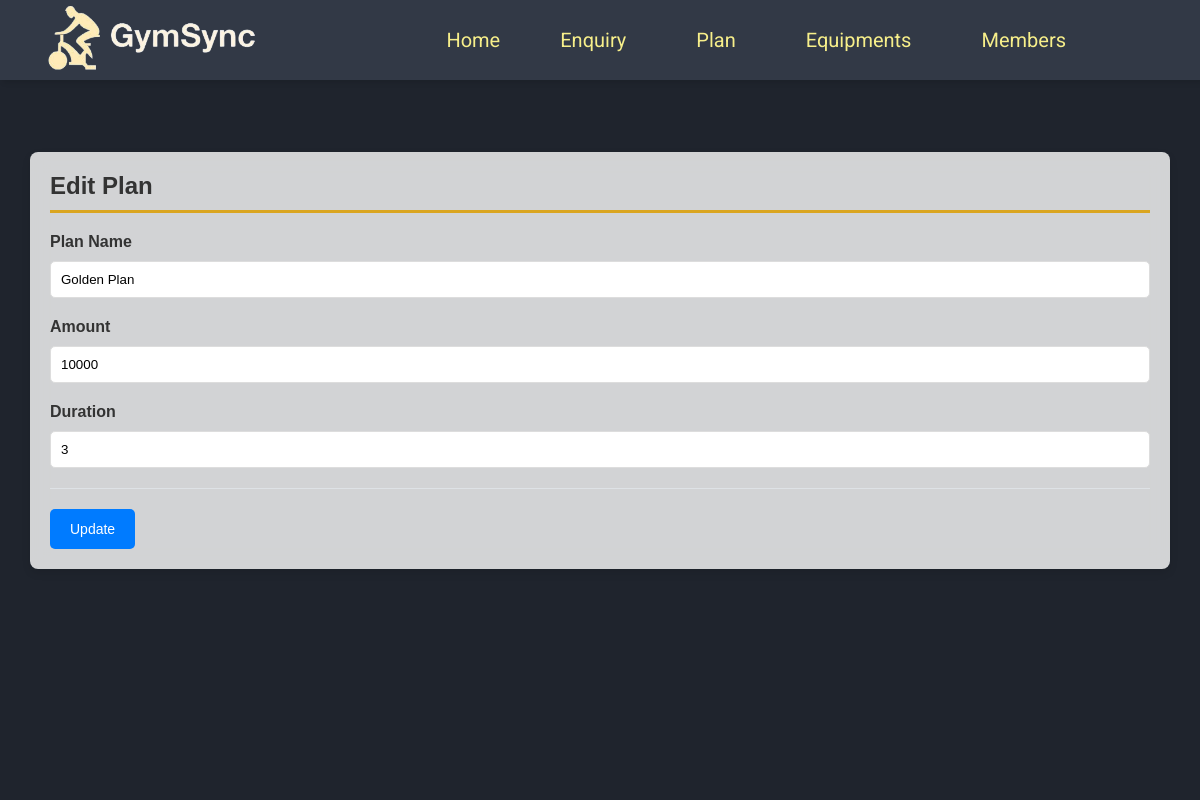
Screenshot of /edit_Plan/1 (signed in) with the database file from the repository.
### gym/models.py (models this page shows, shortened)
class Plan(models.Model):
    name = models.CharField(max_length=150, null=True)
    amount = models.CharField(max_length=15, null=True)
    duration = models.CharField(max_length=15, null=True)

### gym/views.py (the view, shortened to what this page needs)
# urls.py: path("edit_Plan/<int:pid>", edit_Plan, name="edit_Plan"),
def edit_Plan(request, pid):
    error = ""
    if not request.user.is_authenticated:
        return redirect(admin_login)
    user = request.user
    plan = Plan.objects.get(id=pid)
    return render(request, "edit_Plan.html", locals())

### gym/templates/edit_Plan.html (shortened to what this page needs)
{% include 'admin_nav.html' %}
{% load static %}
{% block main %}
<html lang="en" class="no-focus">
<link rel="stylesheet" href="{% static 'css/edit-styles.css' %}">
<br><br><br><br>
<video autoplay muted loop class="back-video">
    <source src="{% static 'images/bgvideo2.mp4' %}" type="video/mp4">
  </video>
<div class="container card shadow mt-5">
    <div class="card-body">
        <h5>Edit Plan</h5>
        <div class="container-fluid">
            <form method="post">
                <div class="form-group">
                    <label for="name">Plan Name</label>
                    <input type="text" name="name" class="form-control" id="name" value="{{ plan.name }}">
                </div>
                <div class="form-group">
                    <label for="amount">Amount</label>
                    <input type="text" name="amount" class="form-control" id="amount" value="{{ plan.amount }}">
                </div>
                <div class="form-group">
                    <label for="duration">Duration</label>
                    <input type="text" name="duration" class="form-control" id="duration" value="{{ plan.duration }}">
                </div>
                <hr>
                <input type="submit" value="Update" class="btn btn-primary">
            </form>
        </div>
    </div>
</div>
</html>
{% endblock %}

### gym/static/css/admin_nav_style.css (style rules this page uses)
* { margin: 0; padding: 0; }

### gym/static/css/edit-styles.css (style rules this page uses)
.container { max-width: 1100px; margin: 0 auto; padding: 20px; position: relative; z-index: 1; }
.card { background-color: rgba(255, 255, 255, 0.8); border-radius: 8px; border: 1px solid #dee2e6; padding: 20px; box-shadow: 0 4px 8px rgba(0, 0, 0, 0.1); backdrop-filter: blur(10px); -webkit-backdrop-filter: blur(10px); border: none; }
h5 { font-size: 24px; font-weight: bold; color: #333; padding-bottom: 10px; margin-bottom: 20px; border-bottom: 3px solid goldenrod; }
.form-group { margin-bottom: 20px; }
.form-group label { font-weight: bold; color: #333; display: block; margin-bottom: 5px; }
.form-control { width: 100%; padding: 10px; border-radius: 5px; border: 1px solid #ddd; box-shadow: none; margin-top: 5px; }
hr { border: 0; border-top: 1px solid #dee2e6; margin: 20px 0; }
.btn { padding: 12px 20px; font-size: 14px; border-radius: 5px; text-decoration: none; color: white; cursor: pointer; }
.btn-primary { background-color: #007bff; border: none; }
.back-video { position: fixed; top: 0; left: 0; width: 100vw; height: 100vh; object-fit: cover; z-index: -1; }
@media (max-aspect-ratio: 16/9) { .back-video { width: auto; height: 100%; } }

### rows the page displays
Plan: name "Golden Plan", amount "10000", duration "3"
